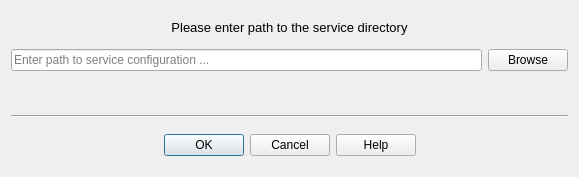
<?xml version="1.0" encoding="UTF-8"?>
<ui version="4.0">
 <class>ServicePathDialog</class>
 <widget class="QDialog" name="ServicePathDialog">
  <property name="geometry">
   <rect>
    <x>0</x>
    <y>0</y>
    <width>579</width>
    <height>177</height>
   </rect>
  </property>
  <property name="font">
   <font>
    <pointsize>9</pointsize>
   </font>
  </property>
  <property name="windowTitle">
   <string>HLM PV Import - Service Path</string>
  </property>
  <layout class="QVBoxLayout" name="verticalLayout">
   <item>
    <widget class="QLabel" name="servicePathLabel">
     <property name="maximumSize">
      <size>
       <width>16777215</width>
       <height>30</height>
      </size>
     </property>
     <property name="font">
      <font>
       <pointsize>10</pointsize>
      </font>
     </property>
     <property name="text">
      <string>Please enter path to the service directory</string>
     </property>
     <property name="alignment">
      <set>Qt::AlignCenter</set>
     </property>
    </widget>
   </item>
   <item>
    <layout class="QHBoxLayout" name="horizontalLayout_2">
     <item>
      <widget class="QLineEdit" name="servicePath">
       <property name="minimumSize">
        <size>
         <width>0</width>
         <height>0</height>
        </size>
       </property>
       <property name="whatsThis">
        <string>The path to the service directory containing the settings, user configuration etc.</string>
       </property>
       <property name="placeholderText">
        <string>Enter path to service configuration ...</string>
       </property>
      </widget>
     </item>
     <item>
      <widget class="QPushButton" name="browsePath">
       <property name="toolTip">
        <string>Open a file dialog.</string>
       </property>
       <property name="toolTipDuration">
        <number>-1</number>
       </property>
       <property name="whatsThis">
        <string>Open a file dialog.</string>
       </property>
       <property name="text">
        <string>Browse</string>
       </property>
      </widget>
     </item>
    </layout>
   </item>
   <item>
    <widget class="QLabel" name="message">
     <property name="maximumSize">
      <size>
       <width>16777215</width>
       <height>30</height>
      </size>
     </property>
     <property name="font">
      <font>
       <pointsize>9</pointsize>
       <weight>75</weight>
       <bold>true</bold>
      </font>
     </property>
     <property name="styleSheet">
      <string notr="true">color: rgb(255, 0, 0);</string>
     </property>
     <property name="text">
      <string/>
     </property>
     <property name="alignment">
      <set>Qt::AlignCenter</set>
     </property>
     <property name="wordWrap">
      <bool>true</bool>
     </property>
    </widget>
   </item>
   <item>
    <widget class="Line" name="line">
     <property name="orientation">
      <enum>Qt::Horizontal</enum>
     </property>
    </widget>
   </item>
   <item>
    <widget class="QDialogButtonBox" name="buttonBox">
     <property name="sizePolicy">
      <sizepolicy hsizetype="Expanding" vsizetype="Fixed">
       <horstretch>0</horstretch>
       <verstretch>0</verstretch>
      </sizepolicy>
     </property>
     <property name="minimumSize">
      <size>
       <width>0</width>
       <height>0</height>
      </size>
     </property>
     <property name="maximumSize">
      <size>
       <width>16777215</width>
       <height>40</height>
      </size>
     </property>
     <property name="whatsThis">
      <string/>
     </property>
     <property name="orientation">
      <enum>Qt::Horizontal</enum>
     </property>
     <property name="standardButtons">
      <set>QDialogButtonBox::Cancel|QDialogButtonBox::Help|QDialogButtonBox::Ok</set>
     </property>
     <property name="centerButtons">
      <bool>true</bool>
     </property>
    </widget>
   </item>
  </layout>
 </widget>
 <resources/>
 <connections/>
</ui>
